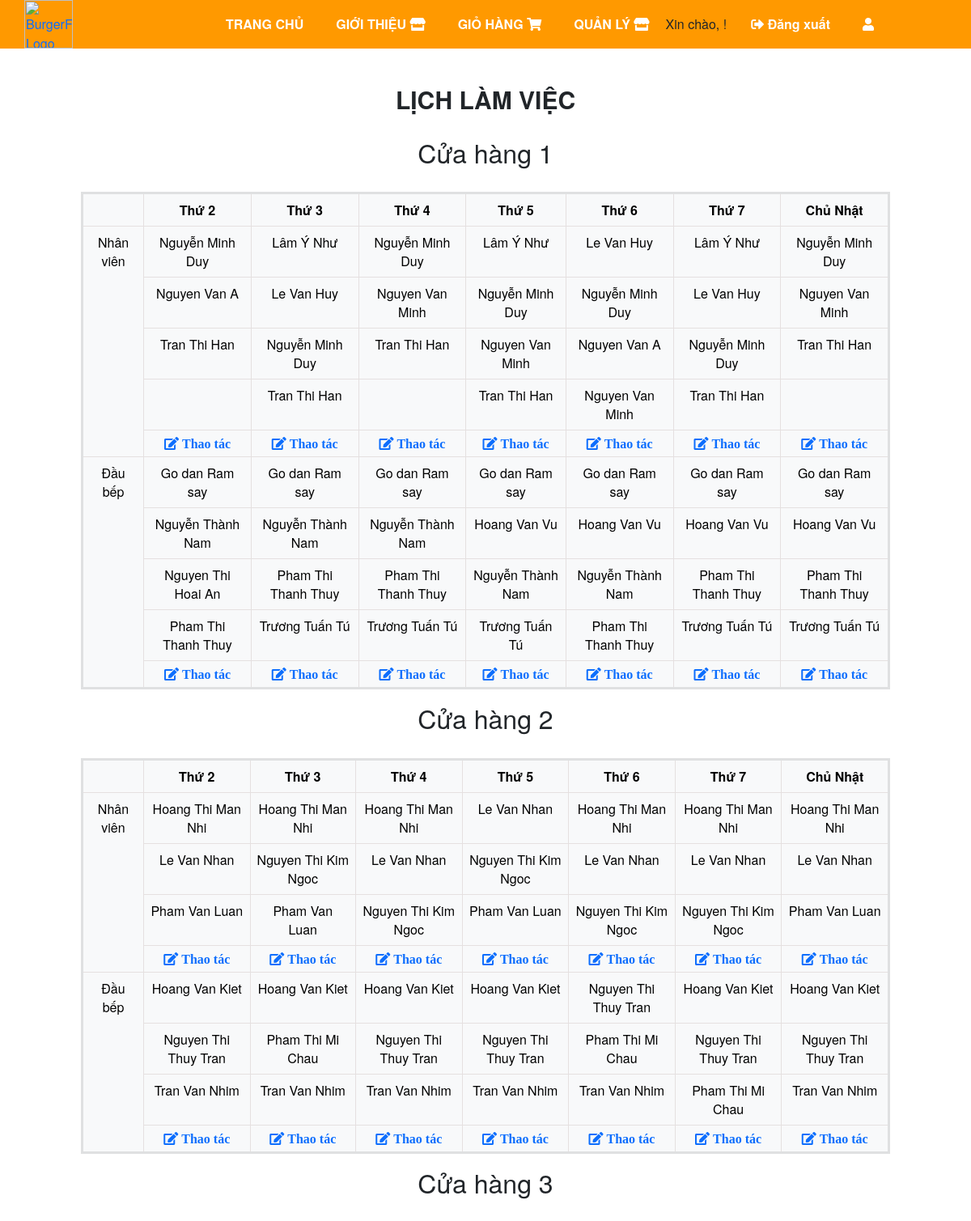
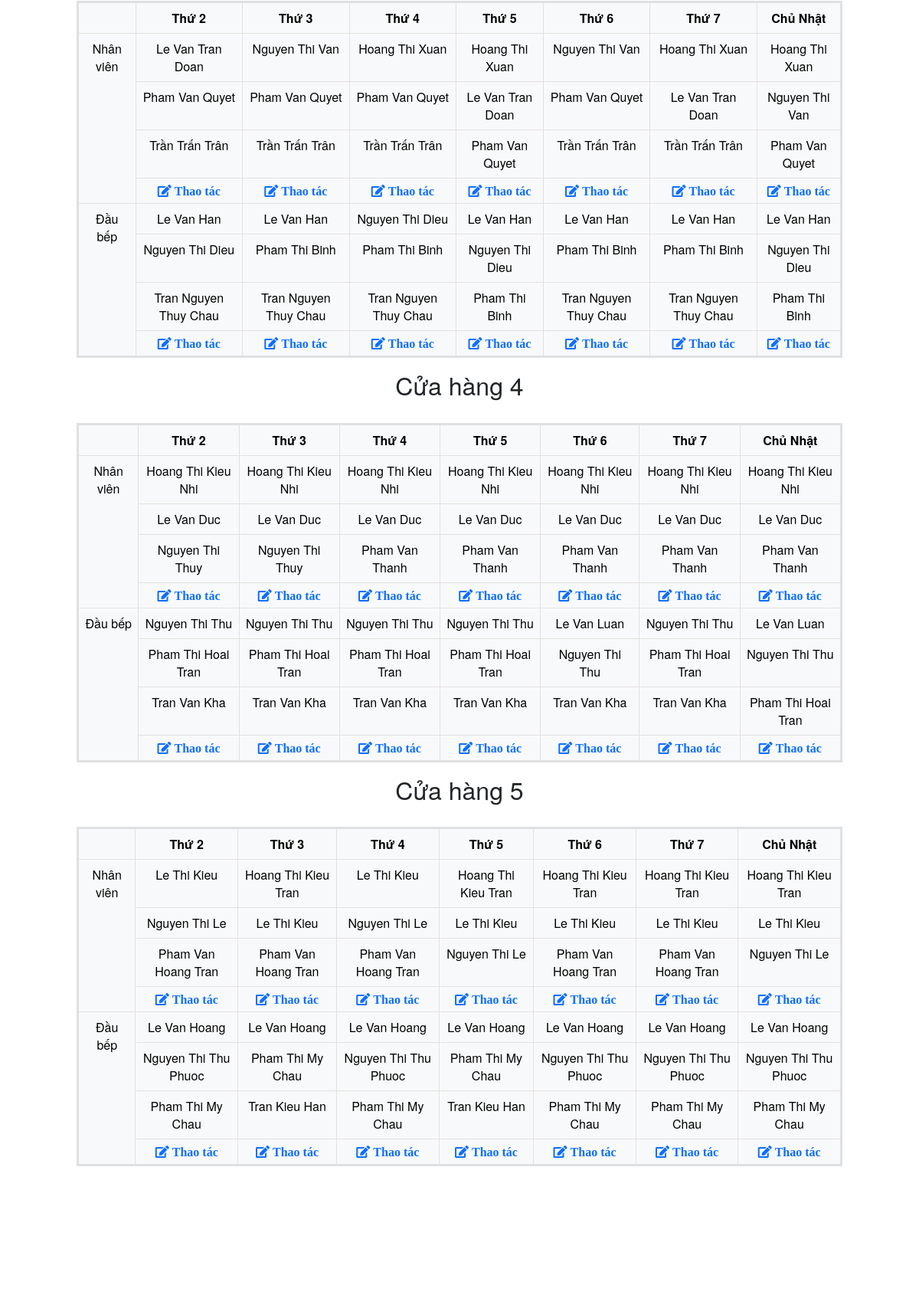
Page /index.php?page=quanly/tatcalichlamviec (signed in, upper part) on the committed database (2 pictures, top to bottom).
### tables this page shows
CREATE TABLE `cuahang` (
  `MaCuaHang` int(20) NOT NULL,
  `TenCuaHang` varchar(255) NOT NULL,
  `DiaChi` varchar(255) NOT NULL,
  `TinhTrang` varchar(225) NOT NULL,
  `HinhAnh` varchar(225) NOT NULL
);

### view/page/quanly/tatcalichlamviec/index.php (the view, shortened to what this page needs)
<?php
$servername = "127.0.0.1";
$username = "root";
$password = "";
$dbname = "haoquangptud1";
$conn = new mysqli($servername, $username, $password, $dbname);
$conn->set_charset("utf8");
$sql_cuahang = "SELECT MaCuaHang, TenCuaHang FROM cuahang ORDER BY MaCuaHang";
$result_cuahang = $conn->query($sql_cuahang);
$dsCuaHang = [];
while ($row = $result_cuahang->fetch_assoc()) {
    $dsCuaHang[] = $row;
}
$sql_thu = "SELECT TenLich FROM lich ORDER BY MaLich";
$result_thu = $conn->query($sql_thu);
$thuTrongTuan = [];
while ($row = $result_thu->fetch_assoc()) {
    $thuTrongTuan[] = $row['TenLich'];
}
function getNhanVienTheoThuVaCuaHang($conn, $thu, $maChucVu, $maCuaHang) {
    $sql = "SELECT DISTINCT nv.HoTen
            FROM calamviec c
            INNER JOIN lichlamviec l ON c.MaLichLamViec = l.Calamviec
            INNER JOIN lich li ON l.NgayLamViec = li.MaLich
            INNER JOIN nhanvien nv ON c.MaNhanVien = nv.MaNV
            WHERE li.TenLich = ? AND nv.MaChucVu = ? AND nv.MaCuaHang = ?
            ORDER BY nv.HoTen";
    $stmt = $conn->prepare($sql);
    $stmt->bind_param("sii", $thu, $maChucVu, $maCuaHang);
    $stmt->execute();
    $result = $stmt->get_result();
    $nhanvien = [];
    while ($row = $result->fetch_assoc()) {
        $nhanvien[] = $row['HoTen'];
    }
    return $nhanvien;
}
function getMaxNhanVienTheoCuaHang($conn, $maChucVu, $maCuaHang) {
    $sql = "SELECT li.TenLich, COUNT(DISTINCT c.MaNhanVien) as count
            FROM calamviec c
            INNER JOIN lichlamviec l ON c.MaLichLamViec = l.Calamviec
            INNER JOIN lich li ON l.NgayLamViec = li.MaLich
            INNER JOIN nhanvien nv ON c.MaNhanVien = nv.MaNV
            WHERE nv.MaChucVu = ? AND nv.MaCuaHang = ?
            GROUP BY li.TenLich
            ORDER BY count DESC
            LIMIT 1";
    $stmt = $conn->prepare($sql);
    $stmt->bind_param("ii", $maChucVu, $maCuaHang);
    $stmt->execute();
    $result = $stmt->get_result();
    if ($result->num_rows > 0) {
        $row = $result->fetch_assoc();
        return max(3, $row['count']);
    }
    return 3;
}
?>
<body>
    <div style="text-align: center; margin-top: 40px;">
        <b style="font-size: 30px;">LỊCH LÀM VIỆC</b>
        <br><br>
    </div>
    <?php foreach ($dsCuaHang as $cuaHang): ?>
        <div>
            <h2 style="text-align: center;"><?php echo $cuaHang['TenCuaHang']; ?></h2>
            <table class="table table-light">
                <tr>
                    <th class="cell"></th>
                    <?php foreach ($thuTrongTuan as $thu): ?>
                        <th class="cell"><?php echo $thu; ?></th>
                    <?php endforeach; ?>
                </tr>
                <?php
                $maxRowsNhanVien = getMaxNhanVienTheoCuaHang($conn, 3, $cuaHang['MaCuaHang']);
                ?>
                <tr>
                    <td rowspan="<?php echo $maxRowsNhanVien + 1; ?>" class="cell">Nhân viên</td>
                    <?php foreach ($thuTrongTuan as $thu): ?>
                        <td class="cell">
                            <?php
                            $dsNhanVien = getNhanVienTheoThuVaCuaHang($conn, $thu, 3, $cuaHang['MaCuaHang']);
                            echo !empty($dsNhanVien) ? $dsNhanVien[0] : '';
                            ?>
                        </td>
                    <?php endforeach; ?>
                </tr>
                <?php for ($i = 1; $i < $maxRowsNhanVien; $i++): ?>
                <tr>
                    <?php foreach ($thuTrongTuan as $thu): ?>
                        <td class="cell">
                            <?php
                            $dsNhanVien = getNhanVienTheoThuVaCuaHang($conn, $thu, 3, $cuaHang['MaCuaHang']);
                            echo isset($dsNhanVien[$i]) ? $dsNhanVien[$i] : '';
                            ?>
                        </td>
                    <?php endforeach; ?>
                </tr>
                <?php endfor; ?>
                <tr>
                    <?php foreach ($thuTrongTuan as $thu): ?>
                        <td class="cell">
                            <a href="index.php?page=quanly/lichlamviec/quanlycalamviec&machucvu=3&cuahang=<?php echo $cuaHang['MaCuaHang']; ?>&thu=<?php echo urlencode($thu); ?>">
                                <i class="fas fa-edit"> Thao tác</i>
                            </a>
                        </td>
                    <?php endforeach; ?>
                </tr>
                <?php
                $maxRowsDauBep = getMaxNhanVienTheoCuaHang($conn, 4, $cuaHang['MaCuaHang']);
                ?>
                <tr>
                    <td rowspan="<?php echo $maxRowsDauBep + 1; ?>" class="cell">Đầu bếp</td>
                    <?php foreach ($thuTrongTuan as $thu): ?>
                        <td class="cell">
                            <?php
                            $dsDauBep = getNhanVienTheoThuVaCuaHang($conn, $thu, 4, $cuaHang['MaCuaHang']);
                            echo !empty($dsDauBep) ? $dsDauBep[0] : '';
                            ?>
                        </td>
                    <?php endforeach; ?>
                </tr>
                <?php for ($i = 1; $i < $maxRowsDauBep; $i++): ?>
                <tr>
                    <?php foreach ($thuTrongTuan as $thu): ?>
                        <td class="cell">
                            <?php
                            $dsDauBep = getNhanVienTheoThuVaCuaHang($conn, $thu, 4, $cuaHang['MaCuaHang']);
                            echo isset($dsDauBep[$i]) ? $dsDauBep[$i] : '';
                            ?>
                        </td>
                    <?php endforeach; ?>
                </tr>
                <?php endfor; ?>
                <tr>
                    <?php foreach ($thuTrongTuan as $thu): ?>
                        <td class="cell">
                            <a href="index.php?page=quanly/lichlamviec/quanlycalamviec&machucvu=4&cuahang=<?php echo $cuaHang['MaCuaHang']; ?>&thu=<?php echo urlencode($thu); ?>">
                                <i class="fas fa-edit"> Thao tác</i>
                            </a>
                        </td>
                    <?php endforeach; ?>
                </tr>
            </table>
        </div>
    <?php endforeach; ?>
</body>

### view/layout/css/style.css (style rules this page uses)
* { font-family: "block-pro", "Helvetica Neue", Verdana, Arial, sans-serif; margin: 0; padding: 0; }
table { width: 100%; border-collapse: collapse; background-color: white; }
th, td, tr { padding: 15px; text-align: center; justify-content: center; border-bottom: 1px solid #ddd; }
td>a { text-decoration: none; }
th { background-color: #f2f2f2; }

### view/page/quanly/tatcalichlamviec/index.php (style rules this page uses)
table { margin: auto; text-align: center; max-width: 1000px; margin-bottom: 30px; margin-top: 30px; border: 3px solid #bab7b7; }
.cell { border: 1px solid rgb(229, 224, 224); box-shadow: 0px 2px 4px rgba(0, 0, 0, 0.3); padding: 8px; text-align: center; }

### rows in the picture
cuahang: TenCuaHang "Cửa hàng 1", thu "Thứ 2", thu "Thứ 3", thu "Thứ 4", thu "Thứ 5", thu "Thứ 6", thu "Thứ 7", thu "Chủ Nhật", dsNhanVien "Nguyễn Minh Duy", dsNhanVien "Lâm Ý Như", dsNhanVien "Le Van Huy", i "Nguyen Van A", i "Le Van Huy", i "Nguyen Van Minh", i "Nguyễn Minh Duy", i "Tran Thi Han", dsDauBep "Go dan Ram say", i "Nguyễn Thành Nam", i "Hoang Van Vu", i "Nguyen Thi Hoai An", i "Pham Thi Thanh Thuy", i "Trương Tuấn Tú"
cuahang: TenCuaHang "Cửa hàng 2", thu "Thứ 2", thu "Thứ 3", thu "Thứ 4", thu "Thứ 5", thu "Thứ 6", thu "Thứ 7", thu "Chủ Nhật", dsNhanVien "Hoang Thi Man Nhi", dsNhanVien "Le Van Nhan", i "Le Van Nhan", i "Nguyen Thi Kim Ngoc", i "Pham Van Luan", dsDauBep "Hoang Van Kiet", dsDauBep "Nguyen Thi Thuy Tran", i "Nguyen Thi Thuy Tran", i "Pham Thi Mi Chau", i "Tran Van Nhim"
cuahang: TenCuaHang "Cửa hàng 3", thu "Thứ 2", thu "Thứ 3", thu "Thứ 4", thu "Thứ 5", thu "Thứ 6", thu "Thứ 7", thu "Chủ Nhật", dsNhanVien "Le Van Tran Doan", dsNhanVien "Nguyen Thi Van", dsNhanVien "Hoang Thi Xuan", i "Pham Van Quyet", i "Le Van Tran Doan", i "Nguyen Thi Van", i "Trần Trấn Trân", dsDauBep "Le Van Han", dsDauBep "Nguyen Thi Dieu", i "Nguyen Thi Dieu", i "Pham Thi Binh", i "Tran Nguyen Thuy Chau"
cuahang: TenCuaHang "Cửa hàng 4", thu "Thứ 2", thu "Thứ 3", thu "Thứ 4", thu "Thứ 5", thu "Thứ 6", thu "Thứ 7", thu "Chủ Nhật", dsNhanVien "Hoang Thi Kieu Nhi", i "Le Van Duc", i "Nguyen Thi Thuy", i "Pham Van Thanh", dsDauBep "Nguyen Thi Thu", dsDauBep "Le Van Luan", i "Pham Thi Hoai Tran", i "Nguyen Thi Thu", i "Tran Van Kha"
cuahang: TenCuaHang "Cửa hàng 5", thu "Thứ 2", thu "Thứ 3", thu "Thứ 4", thu "Thứ 5", thu "Thứ 6", thu "Thứ 7", thu "Chủ Nhật", dsNhanVien "Le Thi Kieu", dsNhanVien "Hoang Thi Kieu Tran", i "Nguyen Thi Le", i "Le Thi Kieu", i "Pham Van Hoang Tran", dsDauBep "Le Van Hoang", i "Nguyen Thi Thu Phuoc", i "Pham Thi My Chau", i "Tran Kieu Han"
